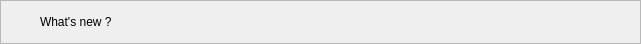
<?xml version="1.0" encoding="UTF-8"?>
<ui version="4.0">
 <class>Seen_widget</class>
 <widget class="QWidget" name="Seen_widget">
  <property name="geometry">
   <rect>
    <x>0</x>
    <y>0</y>
    <width>641</width>
    <height>44</height>
   </rect>
  </property>
  <property name="windowTitle">
   <string>Form</string>
  </property>
  <layout class="QHBoxLayout" name="horizontalLayout">
   <property name="leftMargin">
    <number>0</number>
   </property>
   <property name="topMargin">
    <number>0</number>
   </property>
   <property name="rightMargin">
    <number>0</number>
   </property>
   <property name="bottomMargin">
    <number>0</number>
   </property>
   <item>
    <widget class="QFrame" name="seen_widget_frame">
     <property name="minimumSize">
      <size>
       <width>0</width>
       <height>44</height>
      </size>
     </property>
     <property name="maximumSize">
      <size>
       <width>16777215</width>
       <height>44</height>
      </size>
     </property>
     <property name="frameShape">
      <enum>QFrame::StyledPanel</enum>
     </property>
     <property name="frameShadow">
      <enum>QFrame::Raised</enum>
     </property>
     <layout class="QHBoxLayout" name="horizontalLayout_2">
      <item>
       <widget class="QLabel" name="seen_logo_label">
        <property name="minimumSize">
         <size>
          <width>24</width>
          <height>24</height>
         </size>
        </property>
        <property name="maximumSize">
         <size>
          <width>24</width>
          <height>24</height>
         </size>
        </property>
        <property name="text">
         <string/>
        </property>
       </widget>
      </item>
      <item>
       <widget class="QLabel" name="seen_label">
        <property name="text">
         <string>What's new ?</string>
        </property>
       </widget>
      </item>
      <item>
       <spacer name="horizontalSpacer_2">
        <property name="orientation">
         <enum>Qt::Horizontal</enum>
        </property>
        <property name="sizeHint" stdset="0">
         <size>
          <width>40</width>
          <height>20</height>
         </size>
        </property>
       </spacer>
      </item>
     </layout>
    </widget>
   </item>
  </layout>
 </widget>
 <resources/>
 <connections/>
</ui>
